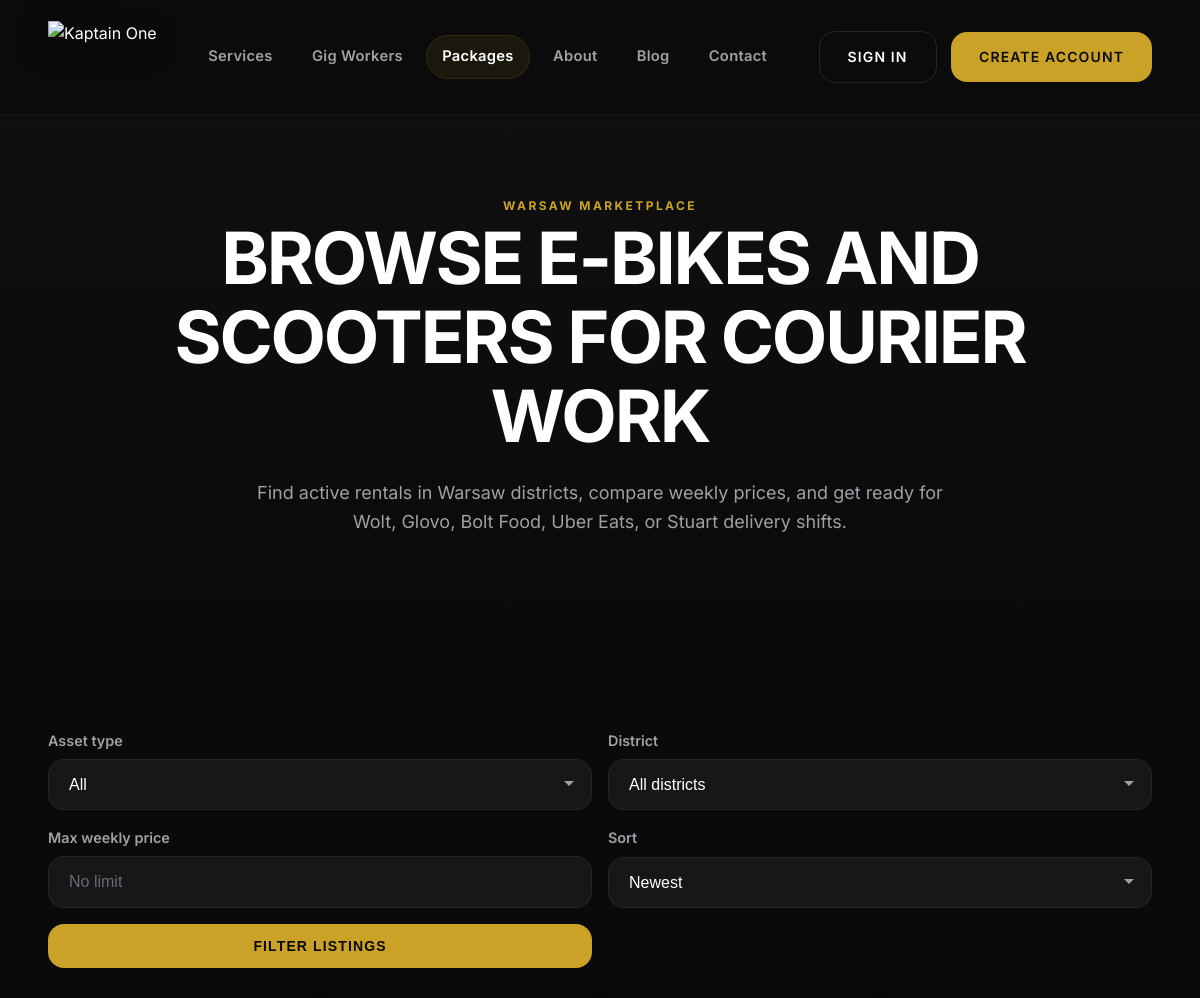
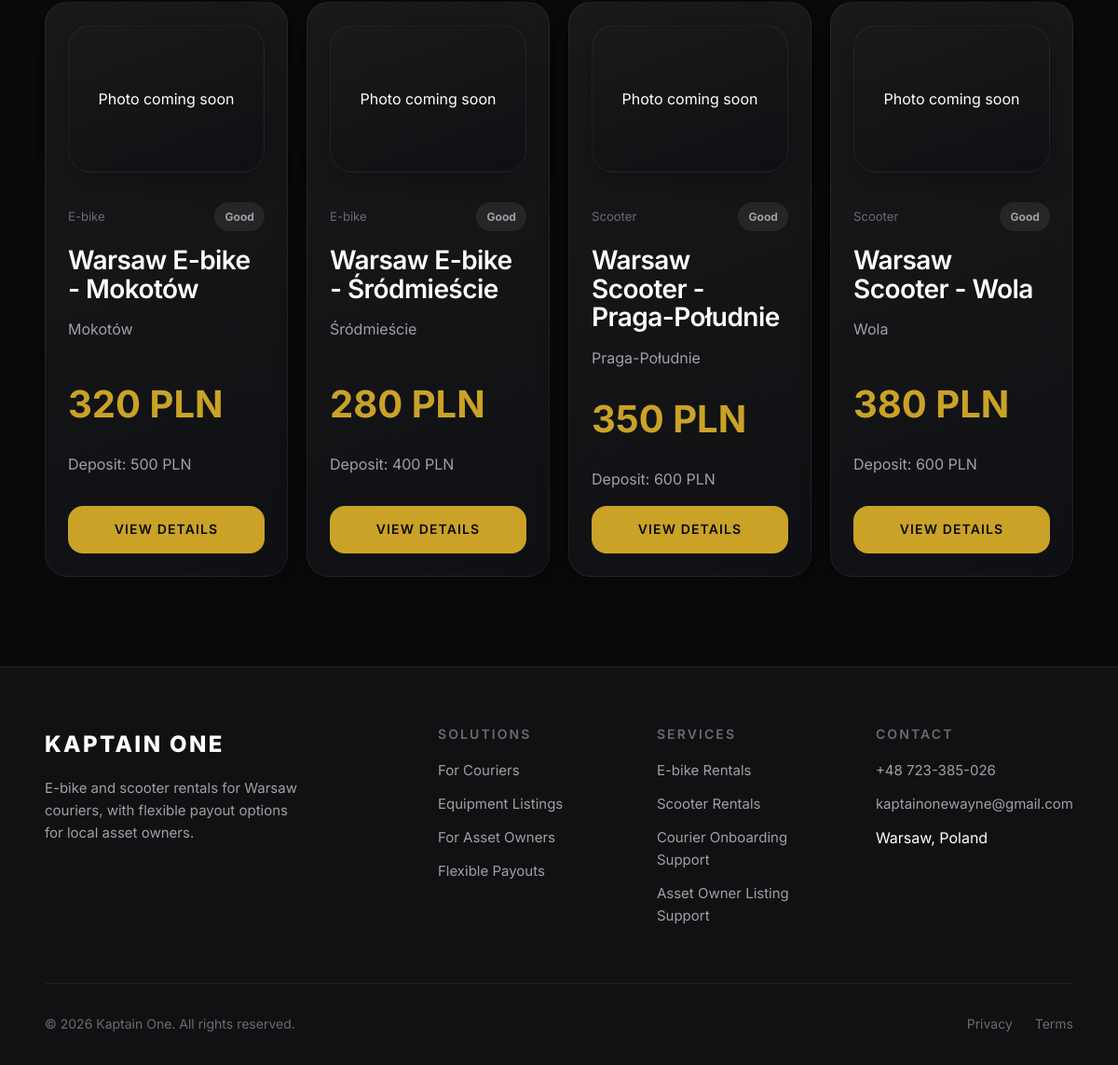
Screenshot of /listings.php with the database file from the repository (2 pictures, top to bottom).
### tables this page shows
CREATE TABLE IF NOT EXISTS listings (
    id INT UNSIGNED AUTO_INCREMENT PRIMARY KEY,
    owner_user_id INT UNSIGNED NOT NULL,
    asset_type ENUM('ebike','scooter') NOT NULL,
    title VARCHAR(150) NOT NULL,
    brand VARCHAR(80) NULL,
    model VARCHAR(80) NULL,
    condition_grade ENUM('new','excellent','good','fair') NOT NULL DEFAULT 'good',
    weekly_price_pln DECIMAL(8,2) NOT NULL,
    monthly_price_pln DECIMAL(8,2) NULL,
    deposit_pln DECIMAL(8,2) NOT NULL DEFAULT 0,
    location_district VARCHAR(40) NOT NULL,
    location_lat DECIMAL(10,7) NULL,
    location_lng DECIMAL(10,7) NULL,
    description TEXT NULL,
    included_items VARCHAR(500) NULL,
    status ENUM('draft','active','paused','archived') NOT NULL DEFAULT 'draft',
    view_count INT UNSIGNED NOT NULL DEFAULT 0,
    created_at TIMESTAMP DEFAULT CURRENT_TIMESTAMP,
    updated_at TIMESTAMP DEFAULT CURRENT_TIMESTAMP ON UPDATE CURRENT_TIMESTAMP,
    INDEX idx_listings_browse (status, asset_type, location_district),
    INDEX idx_listings_owner (owner_user_id),
    UNIQUE KEY uniq_owner_listing_identity (owner_user_id, title, asset_type, location_district),
    FOREIGN KEY (owner_user_id) REFERENCES users(id)
);

### includes/functions.php (called while the page is built, shortened)
<?php
require_once __DIR__ . '/../config/config.php';
function e(string $text): string {
    return htmlspecialchars($text, ENT_QUOTES, 'UTF-8');
}
function site(string $key): string {
    global $SITE_CONFIG;
    return $SITE_CONFIG[$key] ?? '';
}
function base_url(): string {
    $configured = rtrim(site('url'), '/');
    if (!empty($_SERVER['HTTP_HOST'])) {
        $host = $_SERVER['HTTP_HOST'];
        if (stripos($host, 'localhost') !== false || preg_match('/^(127\.0\.0\.1|192\.168\.|10\.|172\.(1[6-9]|2\d|3[0-1])\.)/', $host)) {
            $scriptDir = str_replace('\\', '/', dirname($_SERVER['SCRIPT_NAME'] ?? '/'));
            $scriptDir = rtrim($scriptDir, '/.');
            if ($scriptDir === '') {
                return 'http://' . $host;
            }
            return 'http://' . $host . $scriptDir;
        }
    }
    return $configured;
}

### includes/db.php (called while the page is built, shortened)
<?php
require_once __DIR__ . '/../config/config.php';
class Database {
    private static ?PDO $instance = null;
    public static function connect(): PDO {
        global $DB_CONFIG;
        if (self::$instance === null) {
            try {
                $dsn = sprintf(
                    'mysql:host=%s;port=%d;dbname=%s;charset=%s',
                    $DB_CONFIG['host'],
                    $DB_CONFIG['port'],
                    $DB_CONFIG['database'],
                    $DB_CONFIG['charset']
                );
                self::$instance = new PDO($dsn, $DB_CONFIG['username'], $DB_CONFIG['password'], [
                    PDO::ATTR_ERRMODE            => PDO::ERRMODE_EXCEPTION,
                    PDO::ATTR_DEFAULT_FETCH_MODE => PDO::FETCH_ASSOC,
                    PDO::ATTR_EMULATE_PREPARES   => false,
                ]);
            } catch (PDOException $e) {
                error_log('Database connection failed: ' . $e->getMessage());
                throw new Exception('Service temporarily unavailable');
            }
        }
        return self::$instance;
    }
    public static function query(string $sql, array $params = []): PDOStatement {
        $stmt = self::connect()->prepare($sql);
        $stmt->execute($params);
        return $stmt;
    }
    public static function fetchAll(string $sql, array $params = []): array {
        $stmt = self::query($sql, $params);
        return $stmt->fetchAll();
    }
}

### includes/listing_helpers.php (called while the page is built, shortened)
<?php
require_once __DIR__ . '/db.php';
require_once __DIR__ . '/functions.php';
function listing_asset_label(string $assetType): string {
    return $assetType === 'scooter' ? 'Scooter' : 'E-bike';
}
function listing_condition_label(string $condition): string {
    $labels = [
        'new' => 'New',
        'excellent' => 'Excellent',
        'good' => 'Good',
        'fair' => 'Fair',
    ];
    return $labels[$condition] ?? 'Good';
}
function listing_primary_photo(?array $listing): ?string {
    if (!$listing || empty($listing['primary_photo'])) {
        return null;
    }
    return $listing['primary_photo'];
}

### config/config.php (called while the page is built, shortened)
<?php
$SITE_CONFIG = [
    'name'        => 'Kaptain One',
    'tagline'     => 'Warsaw E-Bike & Scooter Rentals for Couriers',
    'url'         => 'https://kaptainone.com',
    'email'       => 'kaptainonewayne@gmail.com',
    'phone'       => '+48 723-385-026',
    'phone_link'  => '+48723385026',
    'address'     => 'Warsaw, Poland',
    'timezone'    => 'Europe/Warsaw'
];

### listings.php (the view, shortened to what this page needs)
<?php
require_once __DIR__ . '/includes/listing_helpers.php';
$maxPrice = trim($_GET['max_price'] ?? '');
$sort = $_GET['sort'] ?? 'newest';
$page = max(1, (int) ($_GET['page'] ?? 1));
$perPage = 24;
$offset = ($page - 1) * $perPage;
$where = ["l.status = 'active'"];
$params = [];
$order = match ($sort) {
    'price_asc' => 'l.weekly_price_pln ASC, l.created_at DESC',
    'price_desc' => 'l.weekly_price_pln DESC, l.created_at DESC',
    default => 'l.created_at DESC',
};
$whereSql = implode(' AND ', $where);
$listings = Database::fetchAll(
    "SELECT l.*,
            (SELECT file_path FROM listing_photos lp WHERE lp.listing_id = l.id ORDER BY lp.sort_order, lp.id LIMIT 1) AS primary_photo
     FROM listings l
     WHERE {$whereSql}
     ORDER BY {$order}
     LIMIT {$perPage} OFFSET {$offset}",
    $params
);
require_once __DIR__ . '/includes/header.php';
?>
<section class="page-hero">
    <div class="container">
        <span class="section-kicker">Warsaw marketplace</span>
        <h1>Browse e-bikes and scooters for courier work</h1>
        <p class="contact-intro-copy">Find active rentals in Warsaw districts, compare weekly prices, and get ready for Wolt, Glovo, Bolt Food, Uber Eats, or Stuart delivery shifts.</p>
    </div>
</section>
<section class="section">
    <div class="container">
        <form method="get" class="app-form two-col" style="margin-bottom:2rem;">
            <label>Asset type
                <select class="form-control" name="asset_type">
                    <option value="all">All</option>
                </select>
            </label>
            <label>District
                <select class="form-control" name="district">
                    <option value="all">All districts</option>
                </select>
            </label>
            <label>Max weekly price
                <input class="form-control" name="max_price" type="number" min="50" max="1500" step="1" value="<?= e($maxPrice) ?>" placeholder="No limit">
            </label>
            <label>Sort
                <select class="form-control" name="sort">
                    <option value="newest" <?= $sort === 'newest' ? 'selected' : '' ?>>Newest</option>
                </select>
            </label>
            <button class="btn btn-primary" type="submit">Filter listings</button>
        </form>
        <?php if (!$listings): ?>
            <div class="dash-panel">
                <h2>No listings match your filters.</h2>
                <p>Try widening the search or check back soon — new equipment is being added.</p>
            </div>
        <?php else: ?>
            <div class="package-grid">
                <?php foreach ($listings as $listing): ?>
                    <article class="package-card">
                        <?php if ($photo = listing_primary_photo($listing)): ?>
                            <img src="<?= e(base_url() . $photo) ?>" alt="<?= e($listing['title']) ?>" style="width:100%;aspect-ratio:4/3;object-fit:cover;border-radius:8px;margin-bottom:1rem;">
                        <?php else: ?>
                            <div class="dash-panel" style="aspect-ratio:4/3;display:grid;place-items:center;margin-bottom:1rem;">Photo coming soon</div>
                        <?php endif; ?>
                        <div class="package-card__top">
                            <span class="package-card__category"><?= e(listing_asset_label($listing['asset_type'])) ?></span>
                            <span class="status-pill"><?= e(listing_condition_label($listing['condition_grade'])) ?></span>
                        </div>
                        <h3><?= e($listing['title']) ?></h3>
                        <p><?= e($listing['location_district']) ?></p>
                        <strong class="dash-number"><?= e(number_format((float) $listing['weekly_price_pln'], 0)) ?> PLN</strong>
                        <p>Deposit: <?= e(number_format((float) $listing['deposit_pln'], 0)) ?> PLN</p>
                        <a href="<?= base_url() ?>/listing.php?id=<?= (int) $listing['id'] ?>" class="btn btn-primary">View details</a>
                    </article>
                <?php endforeach; ?>
            </div>
        <?php endif; ?>
    </div>
</section>
<?php require_once __DIR__ . '/includes/footer.php'; ?>

### assets/css/main.css (style rules this page uses)
:root { --bg-primary: #0a0a0b; --bg-secondary: #111113; --bg-tertiary: #161719; --bg-card: #1a1a1c; --text-primary: #ffffff; --text-secondary: #a0a0a5; --text-muted: #6a6a70; --accent-gold: #c9a227; --accent-gold-hover: #dcc040; --accent-bronze: #8b7355; --line-subtle: rgba(255,255,255,0.06); --line-visible: rgba(255,255,255,0.1); --shadow-elevated: 0 25px 80px rgba(0,0,0,0.4); --shadow-card: 0 8px 32px rgba(0,0,0,0.3); --gradient-hero: linear-gradient(135deg, rgba(10,10,11,0.95) 0%, rgba(10,10,11,0.7) 50%, rgba(10,10,11,0.4) 100%); --gradient-card: linear-gradient(145deg, rgba(26,26,28,1) 0%, rgba(22,23,25,1) 100%); --radius-sm: 8px; --radius-md: 16px; --radius-lg: 24px; --radius-xl: 32px; --transition-fast: 0.15s ease; --transition-smooth: 0.3s cubic-bezier(0.4, 0, 0.2, 1); --transition-slow: 0.5s cubic-bezier(0.4, 0, 0.2, 1); }
* { margin: 0; padding: 0; box-sizing: border-box; }
html { scroll-behavior: smooth; font-size: 16px; }
body { font-family: 'Inter', -apple-system, BlinkMacSystemFont, sans-serif; font-weight: 400; line-height: 1.6; color: var(--text-primary); background: var(--bg-primary); min-height: 100vh; -webkit-font-smoothing: antialiased; -moz-osx-font-smoothing: grayscale; }
a, a:hover, a:focus, a:active, a:visited { color: inherit; text-decoration: none; }
h1, h2, h3, h4, h5, h6 { font-weight: 600; line-height: 1.1; letter-spacing: -0.02em; }
h1 { font-size: clamp(2.5rem, 5vw + 1rem, 4.5rem); font-weight: 700; text-transform: uppercase; letter-spacing: -0.03em; }
h3 { font-size: clamp(1.25rem, 2vw + 0.25rem, 1.75rem); }
p { color: var(--text-secondary); font-size: 1rem; }
.container { width: 100%; max-width: 1400px; margin: 0 auto; padding: 0 clamp(1rem, 4vw, 3rem); }
.contact-intro-copy { max-width: 700px; margin: 0 auto; font-size: 1.125rem; color: var(--text-secondary); }
.btn { display: inline-flex; align-items: center; justify-content: center; gap: 0.5rem; padding: 0.875rem 1.75rem; font-size: 0.875rem; font-weight: 600; text-transform: uppercase; letter-spacing: 0.08em; border: none; border-radius: var(--radius-md); cursor: pointer; text-decoration: none; transition: var(--transition-smooth); white-space: nowrap; }
.btn-primary { background: var(--accent-gold); color: var(--bg-primary); }
.section { padding: 6rem 0; }
.section-kicker { color: var(--accent-gold); font-size: 0.75rem; font-weight: 700; letter-spacing: 0.2em; text-transform: uppercase; margin-bottom: 1rem; }
.app-hero-card, .package-summary, .auth-card, .dash-panel, .app-card, .package-card { background: linear-gradient(160deg, rgba(26,26,28,0.98), rgba(15,16,19,0.98)); border: 1px solid var(--line-subtle); border-radius: var(--radius-lg); box-shadow: var(--shadow-card); }
.metric-card, .app-card, .dash-panel { padding: 1.5rem; }
.metric-card span, .package-card__category, .package-meta, .auth-switch { color: var(--text-muted); font-size: 0.82rem; }
.app-grid, .package-grid, .package-info-grid, .dash-grid { display: grid; grid-template-columns: repeat(auto-fit, minmax(260px, 1fr)); gap: 1.25rem; }
.package-card { padding: 1.5rem; display: flex; min-height: 360px; flex-direction: column; gap: 1rem; transition: transform var(--transition-smooth), border-color var(--transition-smooth); }
.package-card__top, .status-row, .admin-top { display: flex; justify-content: space-between; align-items: center; gap: 1rem; }
.package-card p { flex: 1; }
.status-pill { display: inline-flex; align-items: center; width: fit-content; padding: 0.35rem 0.7rem; border-radius: 999px; background: rgba(255,255,255,0.07); color: var(--text-secondary); font-size: 0.75rem; font-weight: 700; }
.app-form { display: grid; gap: 1rem; }
.app-form.two-col { grid-template-columns: repeat(2, minmax(0, 1fr)); }
.app-form label { display: grid; gap: 0.45rem; color: var(--text-secondary); font-size: 0.9rem; font-weight: 600; }
.dash-number { display: block; color: var(--accent-gold); font-size: 2.5rem; line-height: 1; margin: 1rem 0; }

### rows the page displays
listings: asset_type "E-bike", condition_grade "Good", title "Warsaw E-bike - Mokotów", location_district "Mokotów", weekly_price_pln "320", deposit_pln "500"
listings: asset_type "E-bike", condition_grade "Good", title "Warsaw E-bike - Śródmieście", location_district "Śródmieście", weekly_price_pln "280", deposit_pln "400"
listings: asset_type "Scooter", condition_grade "Good", title "Warsaw Scooter - Praga-Południe", location_district "Praga-Południe", weekly_price_pln "350", deposit_pln "600"
listings: asset_type "Scooter", condition_grade "Good", title "Warsaw Scooter - Wola", location_district "Wola", weekly_price_pln "380", deposit_pln "600"

### other values shown
site('phone') "+48 723-385-026"
site('email') "kaptainonewayne@gmail.com"
site('address') "Warsaw, Poland"
